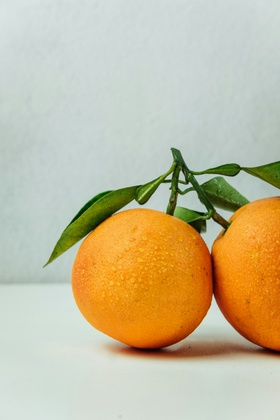
%> input picture image1.jpg, 280 x 420 px, shrunk from 4000 x 6000 before the run
$ octave Task_9_Histogram_equalization.m   (GNU Octave 9; MATLAB toolbox functions it lacks are replaced by stand-ins)
%> lines starting %> are read from the running program, lines starting %| are printed output that depends on the picture
clc; clear; close all;

img = double(rgb2gray(imread('image1.jpg')));
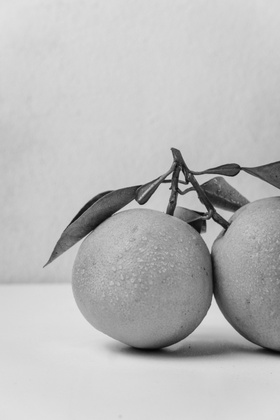
%> img: size 420x280 double; min 7, max 227, mean 186.7
[rows, cols] = size(img); L = 256;
%> after `[rows, cols] = size(img)`: rows = 420; cols = 280

% Histogram and PDF
hist = zeros(1, L);

for r = 1:rows
    for c = 1:cols
        val = img(r, c);
        hist(val + 1) = hist(val + 1) + 1;
    end
end
%> after the loop, hist = 256 values, max 4313 at index 212, min 0 at index 1, mean 459.4
pdf = hist / (rows * cols);
%> pdf = 256 values, max 0.0367 at index 212, min 0 at index 1, mean 0.00391

% CDF without cumsum
cdf = zeros(1, L); cdf(1) = pdf(1);
for i = 2:L, cdf(i) = cdf(i-1) + pdf(i); end
%> after the loop, cdf = 256 values from 0 to 1

% Equalize image
eq_img = uint8(round(cdf(img + 1) * (L - 1)));
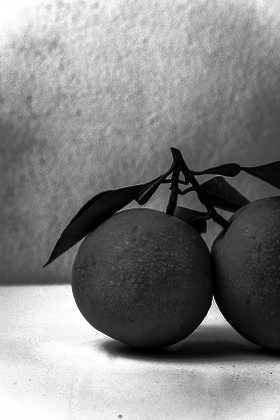
%> eq_img: size 420x280 uint8; min 0, max 255, mean 129.8

% Equalized histogram
hist_eq = zeros(1, 256);
for r = 1:size(eq_img, 1)
    for c = 1:size(eq_img, 2)
        value = eq_img(r, c);
        hist_eq(value + 1) = hist_eq(value + 1) + 1;
    end
end
%> after the loop, hist_eq = 256 values, max 4313 at index 182, min 0 at index 42, mean 459.4

% Display
y_max = max([hist hist_eq]);
%> y_max = 4313
figure;
subplot(2,2,1); imshow(uint8(img)); title('Original Image');
subplot(2,2,2); bar(0:255, hist, 'k'); title('Original Histogram'); xlim([0 255]); ylim([0 y_max]);
subplot(2,2,3); imshow(eq_img); title('Equalized Image');
subplot(2,2,4); bar(0:255, hist_eq, 'k'); title('Equalized Histogram'); xlim([0 255]); ylim([0 y_max]);
%> after `ylim([0 y_max])`:
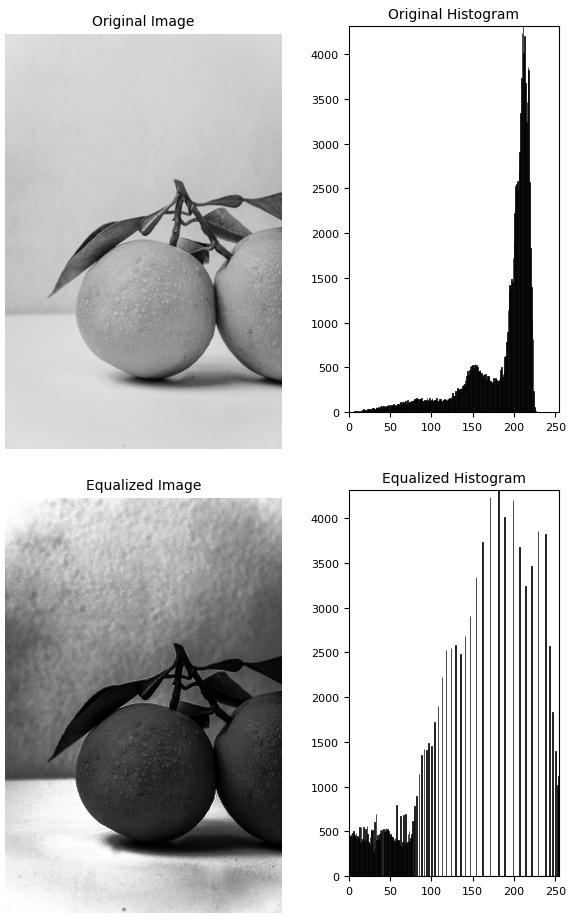
%> figure redrawn from the program's plot data, 4 panels

$ run again, with image2.jpg copied over image1.jpg
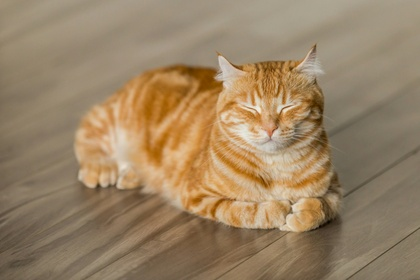
%> input picture image2.jpg, 420 x 280 px, shrunk from 4990 x 3327 before the run
%> after the loop `for r = 1:rows`: hist = 256 values, max 2453 at index 144, min 0 at index 1, mean 459.4
%> pdf = 256 values, max 0.0209 at index 144, min 0 at index 1, mean 0.00391
%> after the loop `for i = 2:L, cdf(i) = cdf(i-1) + pdf(i); end`: cdf = 256 values from 0 to 1
%> `eq_img = uint8(round(cdf(img + 1) * (L - 1)));`:
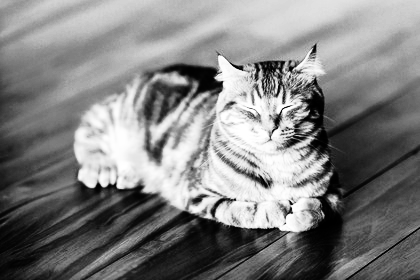
%> eq_img: size 280x420 uint8; min 0, max 255, mean 128.9
%> after the loop `for r = 1:size(eq_img, 1)`: hist_eq = 256 values, max 2453 at index 164, min 0 at index 16, mean 459.4
%> y_max = 2453
%> `ylim([0 y_max])`:
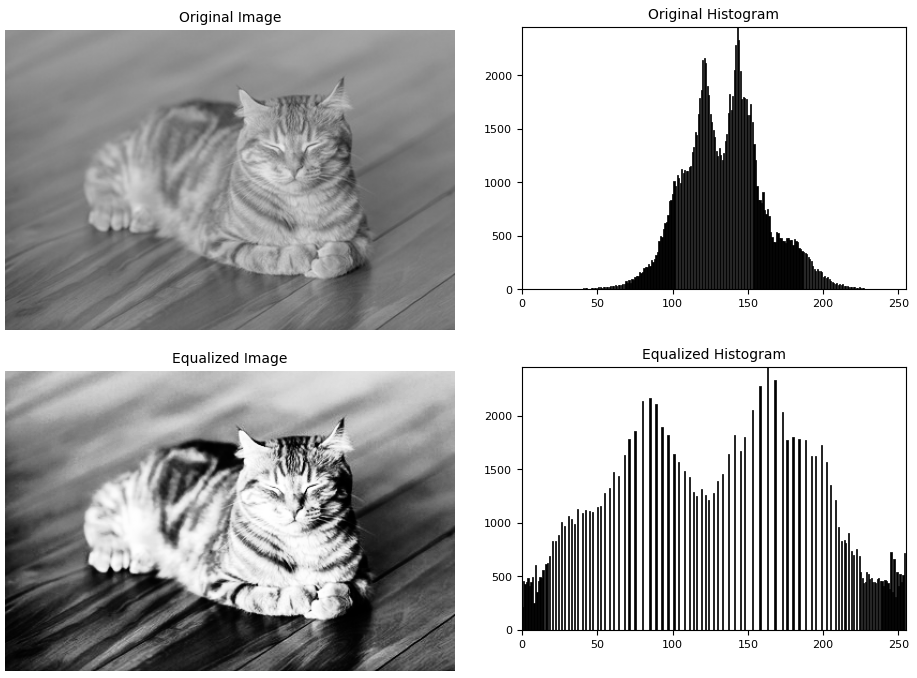
%> figure redrawn from the program's plot data, 4 panels
